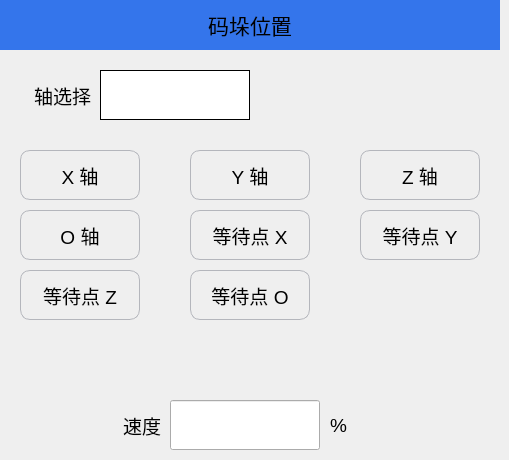
   <widget class="QWidget" name="page_5">
    <widget class="QLabel" name="label_5">
     <property name="geometry">
      <rect>
       <x>0</x>
       <y>0</y>
       <width>500</width>
       <height>50</height>
      </rect>
     </property>
     <property name="minimumSize">
      <size>
       <width>500</width>
       <height>50</height>
      </size>
     </property>
     <property name="maximumSize">
      <size>
       <width>500</width>
       <height>50</height>
      </size>
     </property>
     <property name="font">
      <font>
       <pointsize>16</pointsize>
      </font>
     </property>
     <property name="styleSheet">
      <string notr="true">QLabel{background-color:#3475EB;}</string>
     </property>
     <property name="text">
      <string>码垛位置</string>
     </property>
     <property name="alignment">
      <set>Qt::AlignCenter</set>
     </property>
    </widget>
    <widget class="QLabel" name="label_57">
     <property name="geometry">
      <rect>
       <x>0</x>
       <y>70</y>
       <width>91</width>
       <height>51</height>
      </rect>
     </property>
     <property name="font">
      <font>
       <pointsize>14</pointsize>
      </font>
     </property>
     <property name="text">
      <string>轴选择</string>
     </property>
     <property name="alignment">
      <set>Qt::AlignRight|Qt::AlignTrailing|Qt::AlignVCenter</set>
     </property>
    </widget>
    <widget class="QLabel" name="label_58">
     <property name="geometry">
      <rect>
       <x>330</x>
       <y>400</y>
       <width>51</width>
       <height>51</height>
      </rect>
     </property>
     <property name="font">
      <font>
       <pointsize>14</pointsize>
      </font>
     </property>
     <property name="text">
      <string>%</string>
     </property>
    </widget>
    <widget class="QPushButton" name="Btn_stackPosY">
     <property name="geometry">
      <rect>
       <x>190</x>
       <y>150</y>
       <width>120</width>
       <height>50</height>
      </rect>
     </property>
     <property name="minimumSize">
      <size>
       <width>120</width>
       <height>50</height>
      </size>
     </property>
     <property name="maximumSize">
      <size>
       <width>120</width>
       <height>50</height>
      </size>
     </property>
     <property name="font">
      <font>
       <pointsize>14</pointsize>
      </font>
     </property>
     <property name="styleSheet">
      <string notr="true">QPushButton
{
    border-style:solid; /*边框风格*/
    border-width:1px;/*边框宽度*/
    border-color:#B4B6BC; /*边框颜色*/
    border-radius:10px; /*边框倒角*/
}
QPushButton:pressed
{
    border-style:outset; /*边框风格*/
    background-color:qlineargradient(x1: 0, y1: 0, x2: 0, y2: 1, stop:0 #00befa, stop: 1 #0160ea);/*背景色*/
    border-width:1px;/*边框宽度*/
    border-color:#0055ff; /*边框颜色*/
    border-radius:10px; /*边框倒角*/
}</string>
     </property>
     <property name="text">
      <string>Y 轴</string>
     </property>
     <property name="iconSize">
      <size>
       <width>50</width>
       <height>50</height>
      </size>
     </property>
    </widget>
    <widget class="QLabel" name="label_59">
     <property name="geometry">
      <rect>
       <x>80</x>
       <y>400</y>
       <width>81</width>
       <height>51</height>
      </rect>
     </property>
     <property name="font">
      <font>
       <pointsize>14</pointsize>
      </font>
     </property>
     <property name="text">
      <string>速度</string>
     </property>
     <property name="alignment">
      <set>Qt::AlignRight|Qt::AlignTrailing|Qt::AlignVCenter</set>
     </property>
    </widget>
    <widget class="QPushButton" name="Btn_stackPosPointY">
     <property name="geometry">
      <rect>
       <x>360</x>
       <y>210</y>
       <width>120</width>
       <height>50</height>
      </rect>
     </property>
     <property name="minimumSize">
      <size>
       <width>120</width>
       <height>50</height>
      </size>
     </property>
     <property name="maximumSize">
      <size>
       <width>120</width>
       <height>50</height>
      </size>
     </property>
     <property name="font">
      <font>
       <pointsize>14</pointsize>
      </font>
     </property>
     <property name="styleSheet">
      <string notr="true">QPushButton
{
    border-style:solid; /*边框风格*/
    border-width:1px;/*边框宽度*/
    border-color:#B4B6BC; /*边框颜色*/
    border-radius:10px; /*边框倒角*/
}
QPushButton:pressed
{
    border-style:outset; /*边框风格*/
    background-color:qlineargradient(x1: 0, y1: 0, x2: 0, y2: 1, stop:0 #00befa, stop: 1 #0160ea);/*背景色*/
    border-width:1px;/*边框宽度*/
    border-color:#0055ff; /*边框颜色*/
    border-radius:10px; /*边框倒角*/
}</string>
     </property>
     <property name="text">
      <string>等待点 Y</string>
     </property>
     <property name="iconSize">
      <size>
       <width>50</width>
       <height>50</height>
      </size>
     </property>
    </widget>
    <widget class="QLineEdit" name="Edit_stackPosSpeed">
     <property name="geometry">
      <rect>
       <x>170</x>
       <y>400</y>
       <width>150</width>
       <height>50</height>
      </rect>
     </property>
     <property name="minimumSize">
      <size>
       <width>150</width>
       <height>50</height>
      </size>
     </property>
     <property name="maximumSize">
      <size>
       <width>150</width>
       <height>50</height>
      </size>
     </property>
     <property name="font">
      <font>
       <pointsize>14</pointsize>
      </font>
     </property>
    </widget>
    <widget class="QPushButton" name="Btn_stackPosZ">
     <property name="geometry">
      <rect>
       <x>360</x>
       <y>150</y>
       <width>120</width>
       <height>50</height>
      </rect>
     </property>
     <property name="minimumSize">
      <size>
       <width>120</width>
       <height>50</height>
      </size>
     </property>
     <property name="maximumSize">
      <size>
       <width>120</width>
       <height>50</height>
      </size>
     </property>
     <property name="font">
      <font>
       <pointsize>14</pointsize>
      </font>
     </property>
     <property name="styleSheet">
      <string notr="true">QPushButton
{
    border-style:solid; /*边框风格*/
    border-width:1px;/*边框宽度*/
    border-color:#B4B6BC; /*边框颜色*/
    border-radius:10px; /*边框倒角*/
}
QPushButton:pressed
{
    border-style:outset; /*边框风格*/
    background-color:qlineargradient(x1: 0, y1: 0, x2: 0, y2: 1, stop:0 #00befa, stop: 1 #0160ea);/*背景色*/
    border-width:1px;/*边框宽度*/
    border-color:#0055ff; /*边框颜色*/
    border-radius:10px; /*边框倒角*/
}</string>
     </property>
     <property name="text">
      <string>Z 轴</string>
     </property>
     <property name="iconSize">
      <size>
       <width>50</width>
       <height>50</height>
      </size>
     </property>
    </widget>
    <widget class="QPushButton" name="Btn_stackPosX">
     <property name="geometry">
      <rect>
       <x>20</x>
       <y>150</y>
       <width>120</width>
       <height>50</height>
      </rect>
     </property>
     <property name="minimumSize">
      <size>
       <width>120</width>
       <height>50</height>
      </size>
     </property>
     <property name="maximumSize">
      <size>
       <width>120</width>
       <height>50</height>
      </size>
     </property>
     <property name="font">
      <font>
       <pointsize>14</pointsize>
      </font>
     </property>
     <property name="styleSheet">
      <string notr="true">QPushButton
{
    border-style:solid; /*边框风格*/
    border-width:1px;/*边框宽度*/
    border-color:#B4B6BC; /*边框颜色*/
    border-radius:10px; /*边框倒角*/
}
QPushButton:pressed
{
    border-style:outset; /*边框风格*/
    background-color:qlineargradient(x1: 0, y1: 0, x2: 0, y2: 1, stop:0 #00befa, stop: 1 #0160ea);/*背景色*/
    border-width:1px;/*边框宽度*/
    border-color:#0055ff; /*边框颜色*/
    border-radius:10px; /*边框倒角*/
}</string>
     </property>
     <property name="text">
      <string>X 轴</string>
     </property>
     <property name="iconSize">
      <size>
       <width>50</width>
       <height>50</height>
      </size>
     </property>
    </widget>
    <widget class="QPushButton" name="Btn_stackPosO">
     <property name="geometry">
      <rect>
       <x>20</x>
       <y>210</y>
       <width>120</width>
       <height>50</height>
      </rect>
     </property>
     <property name="minimumSize">
      <size>
       <width>120</width>
       <height>50</height>
      </size>
     </property>
     <property name="maximumSize">
      <size>
       <width>120</width>
       <height>50</height>
      </size>
     </property>
     <property name="font">
      <font>
       <pointsize>14</pointsize>
      </font>
     </property>
     <property name="styleSheet">
      <string notr="true">QPushButton
{
    border-style:solid; /*边框风格*/
    border-width:1px;/*边框宽度*/
    border-color:#B4B6BC; /*边框颜色*/
    border-radius:10px; /*边框倒角*/
}
QPushButton:pressed
{
    border-style:outset; /*边框风格*/
    background-color:qlineargradient(x1: 0, y1: 0, x2: 0, y2: 1, stop:0 #00befa, stop: 1 #0160ea);/*背景色*/
    border-width:1px;/*边框宽度*/
    border-color:#0055ff; /*边框颜色*/
    border-radius:10px; /*边框倒角*/
}</string>
     </property>
     <property name="text">
      <string>O 轴</string>
     </property>
     <property name="iconSize">
      <size>
       <width>50</width>
       <height>50</height>
      </size>
     </property>
    </widget>
    <widget class="QPushButton" name="Btn_stackPosPointX">
     <property name="geometry">
      <rect>
       <x>190</x>
       <y>210</y>
       <width>120</width>
       <height>50</height>
      </rect>
     </property>
     <property name="minimumSize">
      <size>
       <width>120</width>
       <height>50</height>
      </size>
     </property>
     <property name="maximumSize">
      <size>
       <width>120</width>
       <height>50</height>
      </size>
     </property>
     <property name="font">
      <font>
       <pointsize>14</pointsize>
      </font>
     </property>
     <property name="styleSheet">
      <string notr="true">QPushButton
{
    border-style:solid; /*边框风格*/
    border-width:1px;/*边框宽度*/
    border-color:#B4B6BC; /*边框颜色*/
    border-radius:10px; /*边框倒角*/
}
QPushButton:pressed
{
    border-style:outset; /*边框风格*/
    background-color:qlineargradient(x1: 0, y1: 0, x2: 0, y2: 1, stop:0 #00befa, stop: 1 #0160ea);/*背景色*/
    border-width:1px;/*边框宽度*/
    border-color:#0055ff; /*边框颜色*/
    border-radius:10px; /*边框倒角*/
}</string>
     </property>
     <property name="text">
      <string>等待点 X</string>
     </property>
     <property name="iconSize">
      <size>
       <width>50</width>
       <height>50</height>
      </size>
     </property>
    </widget>
    <widget class="QPushButton" name="Btn_stackPosPointO">
     <property name="geometry">
      <rect>
       <x>190</x>
       <y>270</y>
       <width>120</width>
       <height>50</height>
      </rect>
     </property>
     <property name="minimumSize">
      <size>
       <width>120</width>
       <height>50</height>
      </size>
     </property>
     <property name="maximumSize">
      <size>
       <width>120</width>
       <height>50</height>
      </size>
     </property>
     <property name="font">
      <font>
       <pointsize>14</pointsize>
      </font>
     </property>
     <property name="styleSheet">
      <string notr="true">QPushButton
{
    border-style:solid; /*边框风格*/
    border-width:1px;/*边框宽度*/
    border-color:#B4B6BC; /*边框颜色*/
    border-radius:10px; /*边框倒角*/
}
QPushButton:pressed
{
    border-style:outset; /*边框风格*/
    background-color:qlineargradient(x1: 0, y1: 0, x2: 0, y2: 1, stop:0 #00befa, stop: 1 #0160ea);/*背景色*/
    border-width:1px;/*边框宽度*/
    border-color:#0055ff; /*边框颜色*/
    border-radius:10px; /*边框倒角*/
}</string>
     </property>
     <property name="text">
      <string>等待点 O</string>
     </property>
     <property name="iconSize">
      <size>
       <width>50</width>
       <height>50</height>
      </size>
     </property>
    </widget>
    <widget class="QPushButton" name="Btn_stackPosPointZ">
     <property name="geometry">
      <rect>
       <x>20</x>
       <y>270</y>
       <width>120</width>
       <height>50</height>
      </rect>
     </property>
     <property name="minimumSize">
      <size>
       <width>120</width>
       <height>50</height>
      </size>
     </property>
     <property name="maximumSize">
      <size>
       <width>120</width>
       <height>50</height>
      </size>
     </property>
     <property name="font">
      <font>
       <pointsize>14</pointsize>
      </font>
     </property>
     <property name="styleSheet">
      <string notr="true">QPushButton
{
    border-style:solid; /*边框风格*/
    border-width:1px;/*边框宽度*/
    border-color:#B4B6BC; /*边框颜色*/
    border-radius:10px; /*边框倒角*/
}
QPushButton:pressed
{
    border-style:outset; /*边框风格*/
    background-color:qlineargradient(x1: 0, y1: 0, x2: 0, y2: 1, stop:0 #00befa, stop: 1 #0160ea);/*背景色*/
    border-width:1px;/*边框宽度*/
    border-color:#0055ff; /*边框颜色*/
    border-radius:10px; /*边框倒角*/
}</string>
     </property>
     <property name="text">
      <string>等待点 Z</string>
     </property>
     <property name="iconSize">
      <size>
       <width>50</width>
       <height>50</height>
      </size>
     </property>
    </widget>
    <widget class="QLabel" name="label_stackPosSel">
     <property name="geometry">
      <rect>
       <x>100</x>
       <y>70</y>
       <width>150</width>
       <height>50</height>
      </rect>
     </property>
     <property name="minimumSize">
      <size>
       <width>150</width>
       <height>50</height>
      </size>
     </property>
     <property name="maximumSize">
      <size>
       <width>150</width>
       <height>50</height>
      </size>
     </property>
     <property name="font">
      <font>
       <pointsize>12</pointsize>
      </font>
     </property>
     <property name="styleSheet">
      <string notr="true">background-color:white;
border-style:solid; /*边框风格*/
border-width:1px;/*边框宽度*/
border-color:black; /*边框颜色*/
</string>
     </property>
     <property name="text">
      <string/>
     </property>
     <property name="alignment">
      <set>Qt::AlignCenter</set>
     </property>
    </widget>
   </widget>
